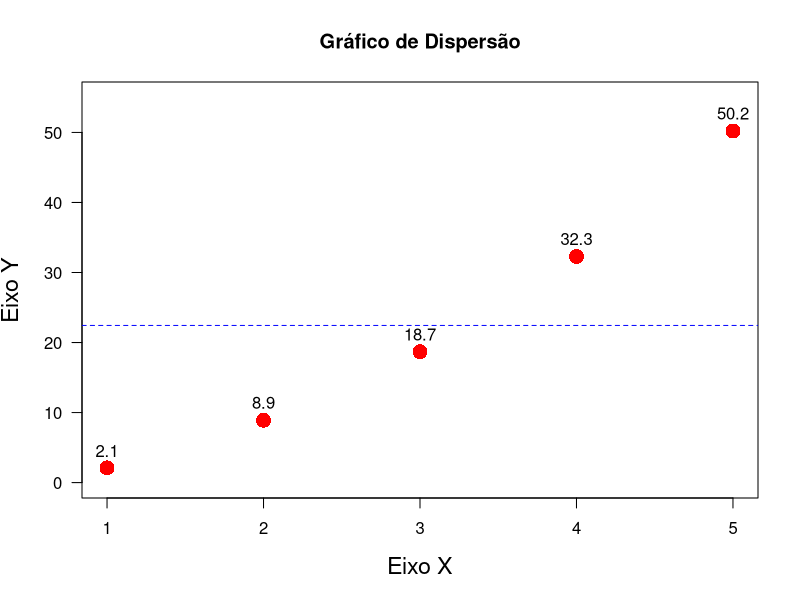

Generate this figure with R:
# Data: 05/12/2023
# Programado por: Alan R Panosso
#
# 1) Listar todos os pacotes presentes no ambiente de
# trabalho.
(.packages())

# carregar um pacote no ambiente {MASS}
library(MASS)
(.packages())

# 2) Listar todos os pacotes disponíveis
# (pré-instalados) no R.
(.packages(all.available = TRUE))

# 3) Instalar os seguintes pacotes:
# install.packages("agricolae")
# install.packages("nortest")
# install.packages("lawstat")
# install.packages("tidyverse")

# 4) Exemplo de operações
## MOD - Resto da Divisão
23 %% 4

## DIV - Divisão Inteira
23 %/% 4

# DADOS X = 1531, construir:
# Y = 15
# Z = 31
# W = 3115
X <- 1531
Y <- X %/% 100
Z <- X %% 100
W <- 100*Z + Y

## Raiz Quadrada
sqrt(225)

## raiz cúbica de 16
16^(1/3)

## Potenciação
2^10
2**10

## Logaritmos
log10(1000)
log(9,3)
log(7.389056)

## Exponenciação
exp(1)
exp(2)

## FUnções Trigonométricas
sin(30)
pi
sin(30*pi/180)

## Operadores Relacionais
5 > 3
4 < 8
5 >= 10
5 <= 10
5 == 10
5 != 10
nome <- "Vanellope"
nome == "Pumba"
nome == "Vanellope"

## Operadores Lógicos (Booleanos)
# CONJUNÇÃO (e)
T && T
T && F
F && T
F && F

# DISJUNÇÃO (ou)
T || T
T || F
F || T
F || F

# NEGAÇÃO (não)
!T
!F

# 4) A partir de um vetor, criar uma matriz no R
vetor_a <- c(1, 2, 3, 4, 5, 6, 7, 9, 10)
A <- matrix(vetor_a, ncol=3) # preenchimento linha
                             # byrow = TRUE
vetor_b <- c(2, 4, 6, 8, 0, 10)
B <- matrix(vetor_b, ncol=2)

# Calcular o determinante de A (matriz quadrada)
det(A)

# Multiplicação de Matrizes
A %*% B

# Inversa de A
inv_A <- solve(A)

# Matriz indentidade
round(inv_A %*% A)

# resolvendo um sistema de equação linear
A <- matrix(
  c(4,3,3,1, 2,-3,5,-1, 1,-1,1,-1, -2,-1,1,4),
  ncol = 4
)

B <- matrix(
  c(3, 2, 0 , -2),
  ncol=1
)

solve(A) %*% B

# 5) Observe o retorno das funções nrow, ncol e
# length.
length(A) #númerio total de elementos da matriz
nrow(A)
ncol(A)

# 6) Calcule o determinante da matriz
det(A)

# 7) Crie a matriz transposta
t(A)

# 8) Dados os vetores
# x = {1, 2, 3, 4, 5}
# y = {2.1, 8.9, 18.7, 32.3, 50.2}
# faça o gráfico de y ~ x
x <- 1:5
y <- c(2.1, 8.9, 18.7, 32.3, 50.2)
plot(x,y,
     main = "Gráfico de Dispersão",
     cex = 2,
     pch = 16,
     col = "red",
     xlab = "Eixo X",
     ylab = "Eixo Y",
     cex.lab = 1.4,
     las = 1,
     ylim = c(0, 55)
     )
abline(h = mean(y), lty =2, col="blue")
text(x,y+2.5,label=y)

#











# Realize um ajuste polinomial de segunda ordem
# onde a matriz de coeficiente BETA
# podrá se estimada por:
# BETA = (X^T.X)^(-1) X^T Y

